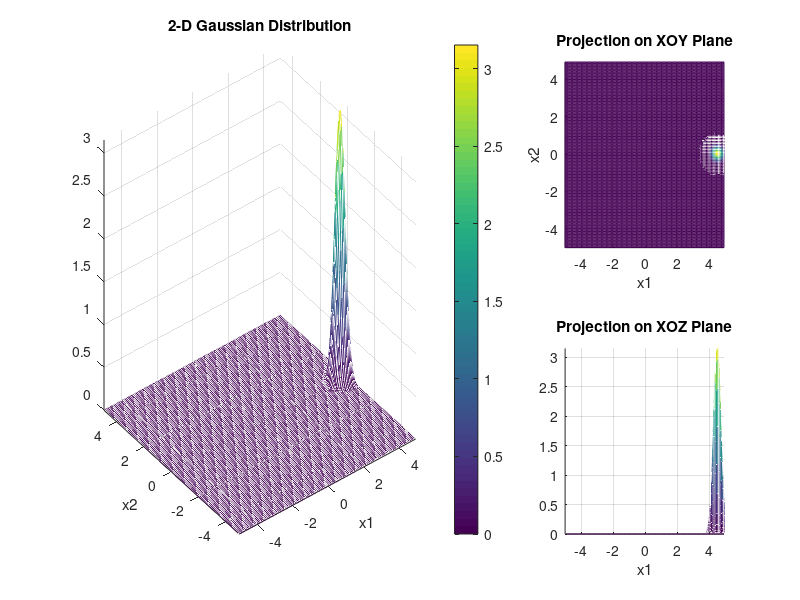
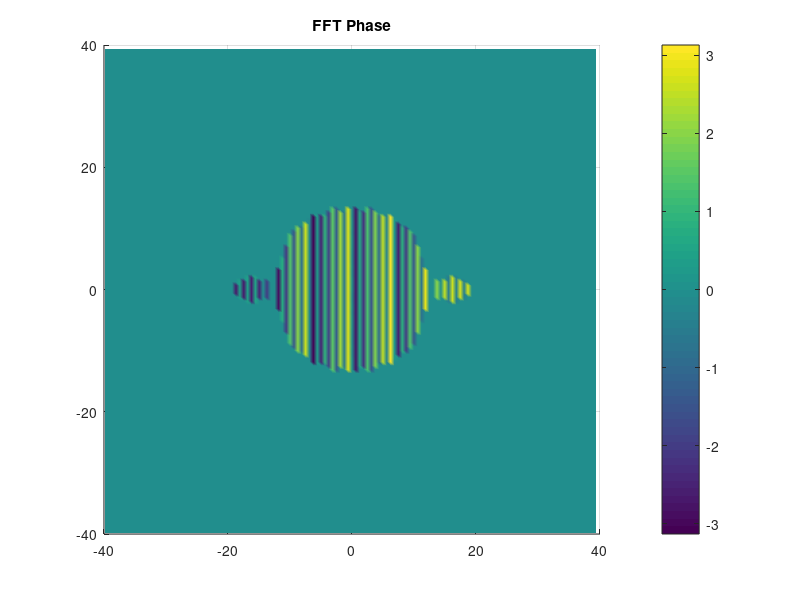
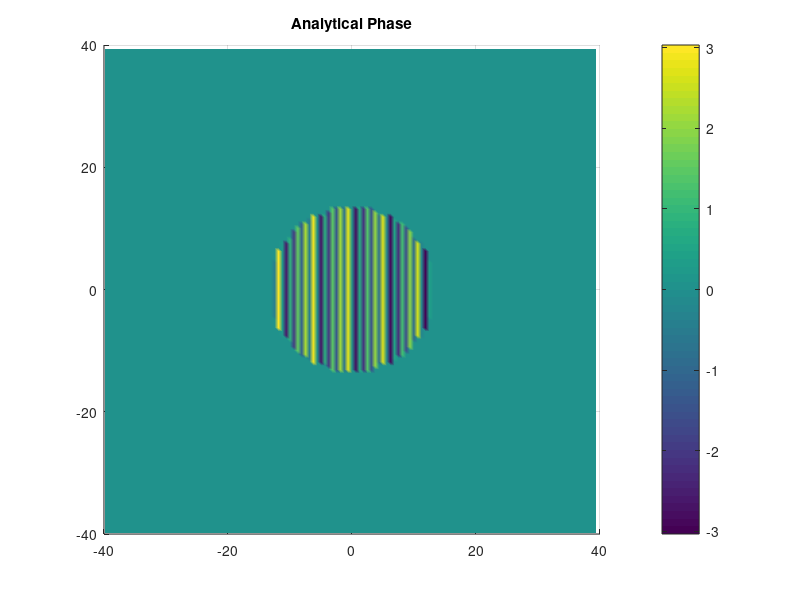
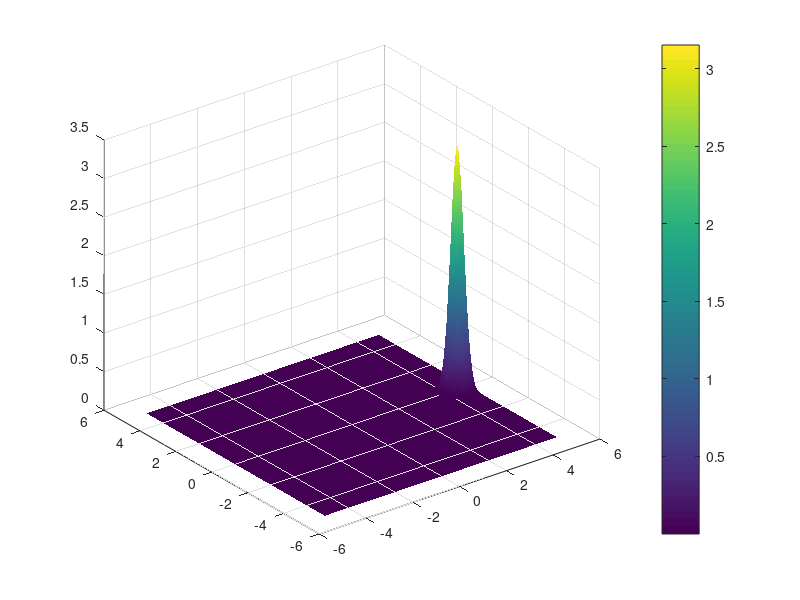

MATLAB code to generate these figures, in order:
clc
clear
close all

N=128;
mu=[4.5,0];
sigma=[0.05 0; 0 0.05];
t1=-5;t2=5;
T=(t2-t1);            % Sampling interval
F0=1/T;               % Minimum frequency interval
Fs=(N-1)*F0;          % Sampling frequency
wx=(-N/2:N/2-1)*2*pi*Fs/N;
wy=wx;
[WX,WY]=meshgrid(wx,wy);
[X,Y]=meshgrid((-N/2:N/2-1)*T/N,(-N/2:N/2-1)*T/N);
p=mvnpdf([X(:) Y(:)],mu,sigma);  %the joint probability density, the Z-axis.
p=reshape(p,size(X));   

figure(1)
set(gcf,'Position',get(gcf,'Position').*[1 1 1.3 1])
subplot(2,3,[1 2 4 5])
mesh(X,Y,p),axis tight,title('2-D Gaussian Distribution')
xlabel('x1');ylabel('x2');
colorbar
subplot(2,3,3)
mesh(X,Y,p),view(2),axis tight,title('Projection on XOY Plane')
xlabel('x1');ylabel('x2');zlabel('Amplitude');
subplot(2,3,6)
mesh(X,Y,p),view([0 0]),axis tight,title('Projection on XOZ Plane')
xlabel('x1');ylabel('z');

for i=1:N 
    for j=1:N
        WXY=[WX(i,j),WY(i,j)];
        G_2d(i,j)=exp(-0.5*WXY*sigma*WXY'-1i*WXY*mu');
        G_real2=real(G_2d(i,j));
        G_imag2=imag(G_2d(i,j));
        if abs(G_real2)<1e-2&&abs(G_imag2)<1e-2
        G_real2=0;
        G_imag2=0;
        end
        G_2d_phase_ana(i,j)=atan2(G_imag2,G_real2);
        G_2d(i,j)=abs(G_2d(i,j)); 
    end 
end

G_2dfft_comp=fftshift(fft2(p))*T^2/N^2;
G_2dfft=abs(fft2(p))*T^2/N^2;
G_2dfftshift=fftshift(G_2dfft);
for i=1:N 
    for j=1:N
        G_2dfft_comp_m(i,j)=G_2dfft_comp(i,j)*exp(-1i*pi*(i-1)-1i*pi*(j-1));
    end 
end

% figure(4)
% G_2phase=angle(G_2dfft_comp);
% for i=1:N 
%     for j=1:N
%        plot3(WX(i,j),WY(i,j),G_2phase(i,j),'.','markersize',10);
%        hold on; 
%     end 
% end

figure(2)
G_real=real(G_2dfft_comp_m);
G_imag=imag(G_2dfft_comp_m);
index=find(abs(G_real)<1e-2&abs(G_imag)<1e-2);
G_real(index)=0;
G_imag(index)=0;

G_2phase=atan2(G_imag,G_real);
surf(WX,WY,G_2phase),view(2);
shading interp
colorbar
title('FFT Phase')

figure(3)
surf(WX,WY,G_2d_phase_ana),view(2);
shading interp
colorbar
title('Analytical Phase')

figure(4)
surf(WX,WY,G_2d_phase_ana-G_2phase),view(2);
shading interp
colorbar
title('Phase Error')

%% IFFT

ggg=abs(ifftshift(ifft2(G_2dfft_comp_m)))*N^2/T^2;
surf(X,Y,abs(ggg))
shading interp
colorbar